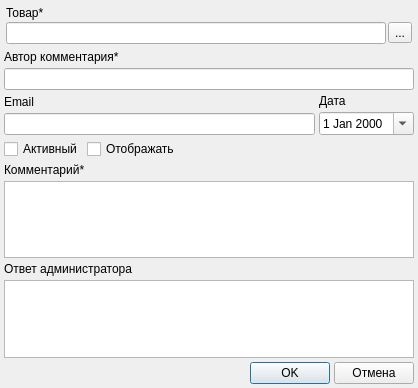
<?xml version="1.0" encoding="UTF-8"?>
<ui version="4.0">
 <class>FormCommentCard</class>
 <widget class="QDialog" name="FormCommentCard">
  <property name="geometry">
   <rect>
    <x>0</x>
    <y>0</y>
    <width>418</width>
    <height>388</height>
   </rect>
  </property>
  <property name="windowTitle">
   <string>Карточка комментария</string>
  </property>
  <layout class="QVBoxLayout" name="verticalLayout_3">
   <property name="spacing">
    <number>4</number>
   </property>
   <property name="leftMargin">
    <number>4</number>
   </property>
   <property name="topMargin">
    <number>4</number>
   </property>
   <property name="rightMargin">
    <number>4</number>
   </property>
   <property name="bottomMargin">
    <number>4</number>
   </property>
   <item>
    <widget class="QWidget" name="widgetProduct" native="true">
     <layout class="QGridLayout" name="gridLayout">
      <property name="leftMargin">
       <number>2</number>
      </property>
      <property name="topMargin">
       <number>2</number>
      </property>
      <property name="rightMargin">
       <number>2</number>
      </property>
      <property name="bottomMargin">
       <number>2</number>
      </property>
      <property name="spacing">
       <number>2</number>
      </property>
      <item row="0" column="0">
       <widget class="QLabel" name="labelProduct">
        <property name="text">
         <string>Товар*</string>
        </property>
       </widget>
      </item>
      <item row="1" column="0">
       <widget class="QLineEdit" name="lineEditProduct"/>
      </item>
      <item row="1" column="1">
       <widget class="QToolButton" name="toolButtonProduct">
        <property name="toolTip">
         <string>Выбрать товар из справочника</string>
        </property>
        <property name="text">
         <string>...</string>
        </property>
       </widget>
      </item>
     </layout>
    </widget>
   </item>
   <item>
    <widget class="QLabel" name="label">
     <property name="text">
      <string>Автор комментария*</string>
     </property>
    </widget>
   </item>
   <item>
    <widget class="QLineEdit" name="lineEditNameContact"/>
   </item>
   <item>
    <layout class="QHBoxLayout" name="horizontalLayout">
     <item>
      <layout class="QVBoxLayout" name="verticalLayout">
       <item>
        <widget class="QLabel" name="label_2">
         <property name="text">
          <string>Email</string>
         </property>
        </widget>
       </item>
       <item>
        <widget class="QLineEdit" name="lineEditEmailContact"/>
       </item>
      </layout>
     </item>
     <item>
      <layout class="QVBoxLayout" name="verticalLayout_2">
       <item>
        <widget class="QLabel" name="label_3">
         <property name="text">
          <string>Дата</string>
         </property>
        </widget>
       </item>
       <item>
        <widget class="QDateEdit" name="dateEdit">
         <property name="calendarPopup">
          <bool>true</bool>
         </property>
        </widget>
       </item>
      </layout>
     </item>
    </layout>
   </item>
   <item>
    <layout class="QHBoxLayout" name="horizontalLayout_3">
     <item>
      <widget class="QCheckBox" name="checkBoxIsActive">
       <property name="text">
        <string>Активный</string>
       </property>
      </widget>
     </item>
     <item>
      <widget class="QCheckBox" name="checkBoxIsShowing">
       <property name="text">
        <string>Отображать</string>
       </property>
      </widget>
     </item>
     <item>
      <spacer name="horizontalSpacer_2">
       <property name="orientation">
        <enum>Qt::Horizontal</enum>
       </property>
       <property name="sizeHint" stdset="0">
        <size>
         <width>40</width>
         <height>20</height>
        </size>
       </property>
      </spacer>
     </item>
    </layout>
   </item>
   <item>
    <widget class="QLabel" name="label_4">
     <property name="text">
      <string>Комментарий*</string>
     </property>
    </widget>
   </item>
   <item>
    <widget class="QTextEdit" name="textEditCommentary"/>
   </item>
   <item>
    <widget class="QLabel" name="label_5">
     <property name="text">
      <string>Ответ администратора</string>
     </property>
    </widget>
   </item>
   <item>
    <widget class="QTextEdit" name="textEditResponse"/>
   </item>
   <item>
    <layout class="QHBoxLayout" name="horizontalLayout_2">
     <item>
      <spacer name="horizontalSpacer">
       <property name="orientation">
        <enum>Qt::Horizontal</enum>
       </property>
       <property name="sizeHint" stdset="0">
        <size>
         <width>40</width>
         <height>20</height>
        </size>
       </property>
      </spacer>
     </item>
     <item>
      <widget class="QPushButton" name="pushButtonOK">
       <property name="text">
        <string>OK</string>
       </property>
       <property name="default">
        <bool>true</bool>
       </property>
      </widget>
     </item>
     <item>
      <widget class="QPushButton" name="pushButtonCancel">
       <property name="text">
        <string>Отмена</string>
       </property>
       <property name="default">
        <bool>false</bool>
       </property>
      </widget>
     </item>
    </layout>
   </item>
  </layout>
 </widget>
 <resources/>
 <connections/>
</ui>
